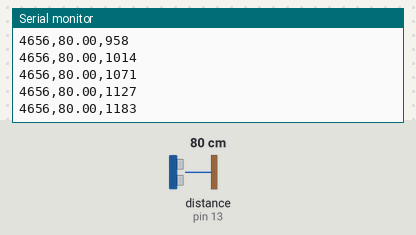
Recording of a sketch running on a simulated Arduino Uno, built with avr-gcc and run on an emulated ATmega328P. Shown: the last lines printed to the serial monitor. The test bench sets the inputs (shaded band); at power-on: distance to the obstacle (sensor on pin 13) 80 cm. The echo pulse lasts 58.3 µs per cm.

Above: at 1.2 s.
1.3 s: distance to the obstacle (sensor on pin 13) set to 18 cm
At 1.3 s:
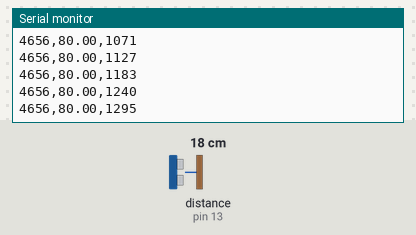
4.3 s: distance to the obstacle (sensor on pin 13) set to 2 cm
At 4.3 s:
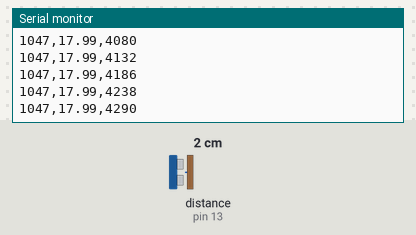
5.8 s: distance to the obstacle (sensor on pin 13) set to 9 cm
At 5.8 s:
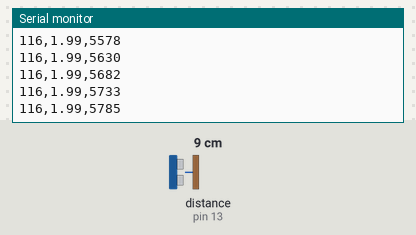
Timing chart, 0 to 8.8 s (numbered marks = the images above; inputs shaded):
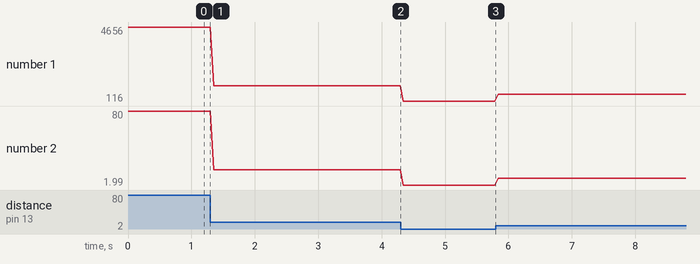

The sketch:

Sketch_sonar_arduino.ino
```cpp
#include <Ultrasonic.h>

#define TRIGGER_PIN  12
#define ECHO_PIN     13
Ultrasonic ultrasonic(TRIGGER_PIN, ECHO_PIN);
void setup()
  {
  Serial.begin(9600);
  }
unsigned long int tempoAtual = 0;
unsigned long tempoFinal = 0;
unsigned long cronometro = 0;
void loop()
  {

  float cmMsec, inMsec;
  long microsec = ultrasonic.timing();
    cmMsec = ultrasonic.convert(microsec, Ultrasonic::CM);
    inMsec = ultrasonic.convert(microsec, Ultrasonic::IN);
  //Intervalo entre Trigger e Echo
  Serial.print(microsec);
  //Distancia convertida em cm e mm
  Serial.print(",");
  Serial.print(cmMsec);
  Serial.print(",");
  //tempo no cronometro
  cronometro = millis();
  Serial.println(cronometro);
  delay(50);
  }
```

Measured:
- plotted number 1: 4656 → 1047 after the input at 1.3 s
- plotted number 2: 80 → 17.99 after the input at 1.3 s
